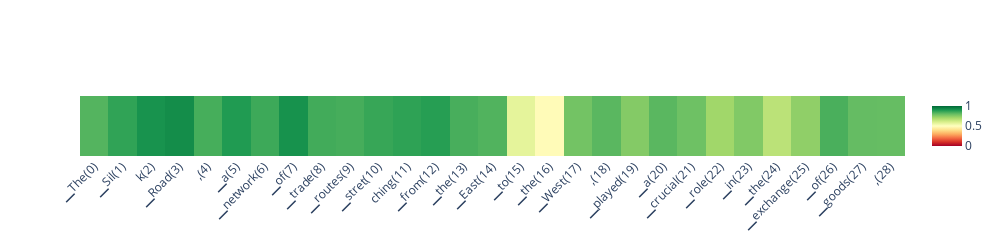

Source (notebook cell):
### Code cell
scores_per_token = doc.detect(output['projections'], aggregation_method='auto')
doc.plot_scores_per_token(scores_per_token, output['tokens'], lastn_tokens_to_plot=max_new_tokens, detection_method='classifier')

### Figure 1 — Plotly figure (JSON) as saved in the notebook; plotly's stock layout.template omitted (floating-point values rounded to 4 significant figures)
{"data": [{"colorscale": [[0, "rgb(165,0,38)"], [0.1, "rgb(215,48,39)"], [0.2, "rgb(244,109,67)"], [0.3, "rgb(253,174,97)"], [0.4, "rgb(254,224,139)"], [0.5, "rgb(255,255,191)"], [0.6, "rgb(217,239,139)"], [0.7, "rgb(166,217,106)"], [0.8, "rgb(102,189,99)"], [0.9, "rgb(26,152,80)"], [1, "rgb(0,104,55)"]], "type": "heatmap", "x": ["▁The(0)", "▁Sil(1)", "k(2)", "▁Road(3)", ",(4)", "▁a(5)", "▁network(6)", "▁of(7)", "▁trade(8)", "▁routes(9)", "▁stret(10)", "ching(11)", "▁from(12)", "▁the(13)", "▁East(14)", "▁to(15)", "▁the(16)", "▁West(17)", ",(18)", "▁played(19)", "▁a(20)", "▁crucial(21)", "▁role(22)", "▁in(23)", "▁the(24)", "▁exchange(25)", "▁of(26)", "▁goods(27)", ",(28)"], "xaxis": "x", "yaxis": "y", "z": [[0.8232, 0.8709, 0.9094, 0.9232, 0.8416, 0.8916, 0.8533, 0.9122, 0.8479, 0.8427, 0.8617, 0.8731, 0.8843, 0.8392, 0.828, 0.5683, 0.4868, 0.7794, 0.8159, 0.7526, 0.8152, 0.7869, 0.7071, 0.7583, 0.6586, 0.734, 0.8366, 0.8017, 0.8001]], "zmax": 1, "zmin": 0}], "layout": {"autosize": false, "height": 200, "width": 1000, "xaxis": {"anchor": "y", "autorange": true, "domain": [0, 1], "range": [-0.5, 28.5], "tickangle": -45, "type": "category"}, "yaxis": {"anchor": "x", "autorange": true, "domain": [0, 1], "range": [-0.5, 0.5], "showticklabels": false}}}
